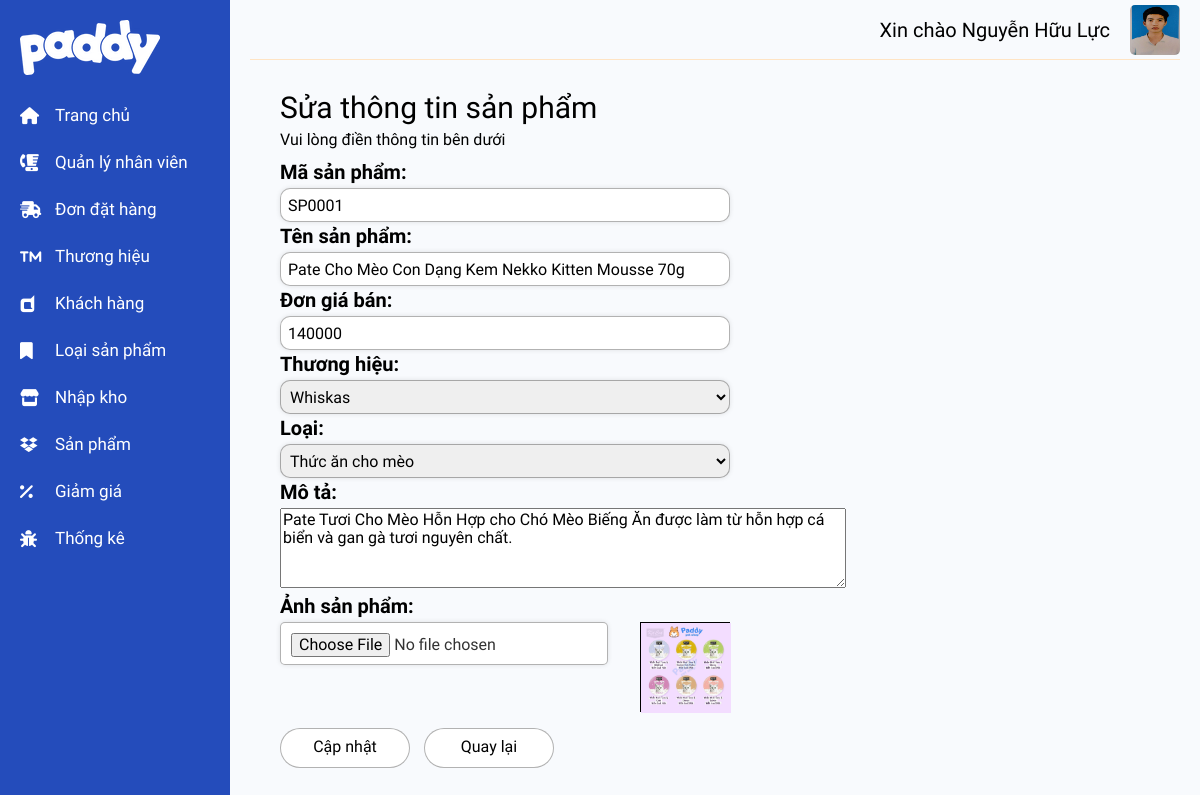
The app's page /admin/pages/product_edit.php?id=SP0001 (signed in) with its own data.
### tables this page shows
CREATE TABLE `san_pham` (
  `maSanPham` varchar(6) NOT NULL,
  `tenSanPham` varchar(255) NOT NULL,
  `donGiaMua` int(11) NOT NULL,
  `donGiaBan` int(11) NOT NULL,
  `maThuongHieu` varchar(6) NOT NULL,
  `maLoai` varchar(6) NOT NULL,
  `soLuong` int(11) NOT NULL,
  `hinhAnh` varchar(255) NOT NULL,
  `moTa` varchar(255) NOT NULL
);

### admin/includes/get_product_data_from_id.php (called while the page is built)
<?php
$product_id = $_GET['id'];
$statement = $dbh->prepare("SELECT *, tenThuongHieu, tenLoai FROM `san_pham`
JOIN thuong_hieu on thuong_hieu.maThuongHieu = san_pham.maThuongHieu
JOIN loai_san_pham on loai_san_pham.maLoai = san_pham.maLoai
WHERE `maSanPham` = '" . $product_id . "'");
$statement->execute();
$statement->setFetchMode(PDO::FETCH_OBJ);
$result = $statement->fetch();
?>

### admin/pages/product_edit.php (the view, shortened to what this page needs)
<?php
include '../templates/nav_admin1.php';
include '../includes/get_product_data_from_id.php';
?>
<div class="body" style="margin-top: 10px">
    <div class="create_admin">
        <label class="Title_Admin_create_form">Sửa thông tin sản phẩm</label>
        <p class="Notification_create_form">Vui lòng điền thông tin bên dưới</p>
        <form action="../includes/edit_product.php" method="post" enctype="multipart/form-data" id="form-1">
            <div>
                <label for="" class="name_form_field">Mã sản phẩm: </label>
                <input type="text" class="textfile" readonly value="<?php echo $result->maSanPham ?>" name="MASP">
            </div>
            <div>
                <label for="" class="name_form_field">Tên sản phẩm: </label>
                <input required type="text" class="textfile" id="fullname" name="TENSP"
                    value="<?php echo $result->tenSanPham ?>">
            </div>
            <div>
                <label for="" class="name_form_field">Đơn giá bán: </label>
                <input required type="number" class="textfile" id="giaban" name="DONGIABAN"
                    value="<?php echo $result->donGiaBan; ?>" name="donGiaBan">
            </div>
            <div>
                <label for="" class="name_form_field">Thương hiệu: </label>
                <select required class="textfile" name="MATH" id="thuonghieu">
                    <?php include '../includes/show_brand_in_option.php' ?>
                </select>
            </div>
            <div>
                <label for="" class="name_form_field">Loại: </label>
                <select required class="textfile" name="MALOAI">
                    <?php include '../includes/show_type_in_option.php' ?>
                </select>
            </div>
            <div style="margin-bottom: 10px;">
                <label for="" class="name_form_field">Mô tả: </label>
                <textarea class="" form="form-1" cols="60" id="address" rows="4"
                    name="MOTA"><?php echo $result->moTa ?></textarea>
            </div>
            <div class="form_field">
                <label class="name_form_field">Ảnh sản phẩm: </label>
                <div class="custom-file">
                    <div class="form_field">
                        <input type="file" class="custom-file-input" id="img_product" name="image" accept="image/*">
                    </div>
                    <div class="custom-file-img">
                        <img src="<?php echo $_SESSION['rootPath'] . "/../assets/img/sanpham/" . $result->hinhAnh; ?>"
                            alt="Logo sản phẩm" id="custom-file-img-display">
                    </div>
                </div>
            </div>
            <div class="button">
                <input type="submit" value="Cập nhật" class="button_add_admin" />
                <a href="javascript:history.go(-1);"><input type="button" value="Quay lại"
                        class="button_add_admin" /></a>
            </div>
        </form>
    </div>
</div>
<?php include '../templates/nav_admin2.php' ?>

### admin/assets/css/main.css (style rules this page uses)
.Title_Admin_create_form { font-size: 3rem; }
.create_admin_form, .Notification_create_form { font-size: 1.6rem; }
.form_field, .name_form_field, .textfile, .error_message { display: block; }
.form_field { padding-bottom: 16px; min-height: 90px; }
.name_form_field { font-weight: 600; padding-bottom: 8px; }
.textfile { min-width: 450px; height: 34px; margin-bottom: 6px; border-radius: 10px; border: 1px solid rgb(0,0,0,0.3); text-indent: 5px; outline: none; box-shadow: 0px 0px 5px rgba(0, 0, 0, 0.1); }
.button { font-size: 1.6rem; }
.button .button_add_admin { height: 40px; width: 130px; background-color: #ffffff; border-radius: 20px; margin-right: 10px; border: 1px solid rgb(0,0,0,0.3); cursor: pointer; }
.create_admin { height: calc(100vh - 60px); overflow-y: auto; padding: 30px; }
.custom-file-input { font-size: 16px; color: #333; background-color: white; border: 1px solid rgb(0,0,0,0.3); padding: 10px; border-radius: 5px; box-shadow: 0px 0px 5px rgba(0, 0, 0, 0.1); width: 100%; height: 43px; margin-bottom: 5px; }
.custom-file { display: flex; justify-content: space-between; width: 450px; }
.custom-file-img { height: 90px; width: 90px; border: 1px solid black; margin-left: 5px; background-color: #ffffff; }
#custom-file-img-display { height: 90px; width: 90px; }

### admin/pages/product_edit.php (style rules this page uses)
input, select, textarea { font-size: 16px; }
label { font-size: 20px; }

### records on screen
san_pham: MASP "SP0001", TENSP "Pate Cho Mèo Con Dạng Kem Nekko Kitten Mousse 70g", DONGIABAN "140000", MOTA "Pate Tươi Cho Mèo Hỗn Hợp cho Chó Mèo Biếng Ăn được làm từ hỗn hợp cá biển và gan gà tươi nguyên chất.", hinhAnh (picture)

### other values on screen
$_SESSION['admin']->ho "Nguyễn Hữu"
$_SESSION['admin']->ten "Lực"
form field MATH "Whiskas"
form field MALOAI "Thức ăn cho mèo"
